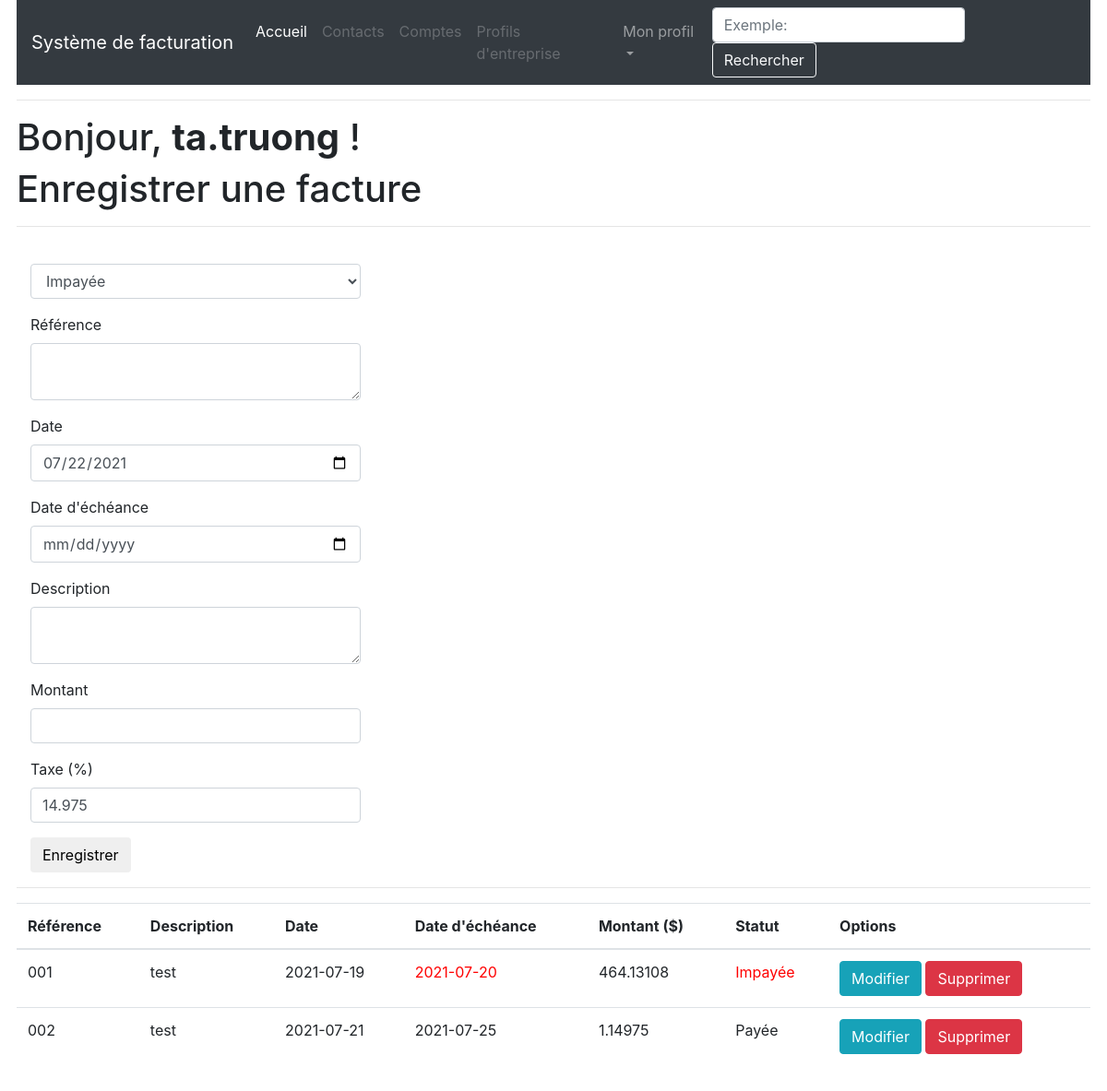
Page /index (signed in) on the committed database.
### app/models.py (models this page shows, shortened)
class User(UserMixin, db.Model):
    id = db.Column(db.Integer, primary_key=True)
    username = db.Column(db.String(64), index=True, unique=True)
    email = db.Column(db.String(120), index=True, unique=True)
    password_hash = db.Column(db.String(128))
    factures = db.relationship('Facture', backref='author', lazy='dynamic')
    about_me = db.Column(db.String(140))
    last_seen = db.Column(db.DateTime, default=datetime.utcnow)

class Facture(db.Model):
    id = db.Column(db.Integer, primary_key=True)
    reference = db.Column(db.String(50), unique=True, nullable=False)
    description = db.Column(db.String(140), nullable=False)
    date = db.Column(db.Date, nullable=False)
    due_date = db.Column(db.Date, nullable=False)
    amount = db.Column(db.Float, nullable=False)
    paid = db.Column(db.Integer, default=0, nullable=False)
    user_id = db.Column(db.Integer, db.ForeignKey('user.id'))

### app/routes.py (the view, shortened to what this page needs)
@app.route('/index', methods=['GET', 'POST'])
@login_required
def index():
    form = FactureForm()
    page = request.args.get('page', 1, type=int)
    factures = Facture.query.filter_by(user_id=current_user.id).paginate(page, app.config['FACTURES_PAR_PAGE'], False)
    next_url = url_for('index', page=factures.next_num) if factures.has_next else None
    prev_url = url_for('index', page=factures.prev_num) if factures.has_prev else None
    return render_template("index.html", title=_('Accueil'), form=form, factures=factures.items, date_today=date.today(), next_url=next_url, prev_url=prev_url)

### app/forms.py (shortened to what this page needs)
class FactureForm(FlaskForm):
    paid = SelectField('', choices=[(0, _l('Impayée')), (1, _l('Payée'))], coerce=int)
    reference = TextAreaField(_l('Référence'), validators=[DataRequired(message=_l("Veuillez entrer une référence")), Length(min=1, max=50, message=_l('Veuillez écrire entre 1 et 50 caractères'))])
    date = DateField(_l('Date'), default=date.today(), format='%Y-%m-%d', validators=[DataRequired(message=_l("Veuillez entrer une date (AAAA-MM-JJ)"))])
    due_date = DateField(_l('Date d\'échéance'), format='%Y-%m-%d', validators=[DataRequired(message=_l("Veuillez entrer une date d'échéance (AAAA-MM-JJ)"))])
    description = TextAreaField(_l('Description'), validators=[DataRequired(message=_l("Veuillez entrer une description")), Length(min=1, max=140, message=_l(_l('Veuillez écrire entre 1 et 50 caractères')))])
    amount = DecimalField(_l('Montant'), validators=[DataRequired(message=_l("Veuillez entrer un montant numérique"))], places=2)
    tax = DecimalField(_l('Taxe (%)'), validators=[NumberRange(0, 100, _l("Veuillez entrer un nombre entre 0 et 100"))], places=0, render_kw={"value": "14.975"})
    submit = SubmitField(_l('Enregistrer'))

### app/models.py (called while the page is built)
@login.user_loader
def load_user(id):
    return User.query.get(int(id))

### app/routes.py (called while the page is built)
@app.before_request
def before_request():
    if current_user.is_authenticated:
        current_user.last_seen = datetime.utcnow()
        db.session.commit()

### app/templates/index.html (shortened to what this page needs)
{% extends "base.html" %}
{% import 'bootstrap/wtf.html' as wtf %}
{% block app_content %}
    <link rel="stylesheet" href="{{ url_for('static', filename='index.css') }}">
    <h1>{{ _('Bonjour') }}, <strong>{{ current_user.username }}</strong> !</h1>
    <h1>{{ _('Enregistrer une facture') }}</h1>
    <hr>
    {% if form %}
        <div class="form-group">
            <div class="col-md-4">
                {{ wtf.quick_form(form) }}
            </div>
        </div>
        <hr>
    {% endif %}
    <table class="table table-hover">
        <thead>
          <tr>
            <th scope="col">{{ _('Référence') }}</th>
            <th scope="col">{{ _('Description') }}</th>
            <th scope="col">{{ _('Date') }}</th>
            <th scope="col">{{ _('Date d\'échéance') }}</th>
            <th scope="col">{{ _('Montant') }} ($)</th>
            <th scope="col">{{ _('Statut') }}</th>
            <th scope="col">{{ _('Options') }}</th>
          </tr>
        </thead>
        <tbody>
    {% for facture in factures %}
        {% if facture.paid %}
            {% set facture_state = _('Payée') %}
        {% else %}
            {% set facture_state = _('Impayée') %}
            {% if facture.due_date <= date_today%}
                {% set date_state = 'past-due' %}
            {% endif %}
        {% endif %}
        <tr>
            <td>{{ facture.reference }}</td>
            <td>{{ facture.description }}</td>
            <td>{{ facture.date }}</td>
            <td class="{{ date_state }}">{{ facture.due_date }}</td>
            <td>{{ facture.amount }}</td>
            <td class="{{ date_state }}">{{ facture_state }}</td>
            <td>
                <a class="btn btn-info" href="{{ url_for('update', facture_id=facture.id) }}">{{ _('Modifier') }}</a>
                <a class="btn btn-danger" href="{{ url_for('delete', facture_id=facture.id) }}">{{ _('Supprimer') }}</a>
            </td>
        </tr>
    {% endfor %}
        </tbody>
    </table>
    <br><br>
{% endblock %}

### app/static/css/style.css (style rules this page uses)
.past-due { color: red; }

### rows in the picture
User: username "ta.truong"
Facture: reference "001", description "test", date "2021-07-19", due_date "2021-07-20", amount "464.13108", facture_state "Impayée"
Facture: reference "002", description "test", date "2021-07-21", due_date "2021-07-25", amount "1.14975", facture_state "Payée"
